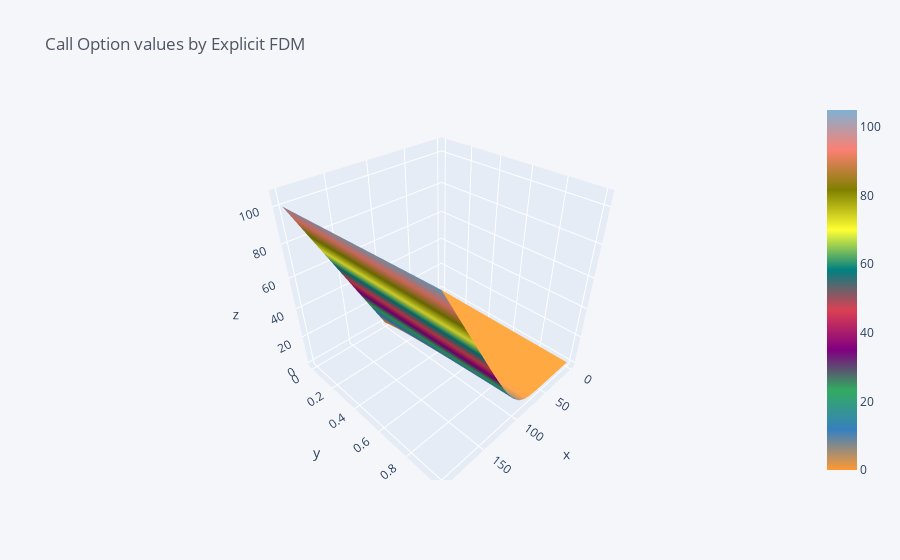

The notebook cell saved with this chart:
### Markdown cell above
<h4 id="Visualize-the-payoff">Visualize the payoff<a class="anchor-link" href="#Visualize-the-payoff">¶</a></h4>

### Code cell
grid.iplot(kind = 'surface', title='Call Option values by Explicit FDM')

### Figure 1 — Plotly figure (JSON) as saved in the notebook; plotly's stock layout.template omitted (floating-point values rounded to 4 significant figures; data arrays with more than 128 entries replaced by an {"elided": "..."} marker saying what was removed)
{"data": [{"colorscale": [[0, "rgb(255, 153, 51)"], [0.1111, "rgb(55, 128, 191)"], [0.2222, "rgb(50, 171, 96)"], [0.3333, "rgb(128, 0, 128)"], [0.4444, "rgb(219, 64, 82)"], [0.5556, "rgb(0, 128, 128)"], [0.6667, "rgb(255, 255, 51)"], [0.7778, "rgb(128, 128, 0)"], [0.8889, "rgb(251, 128, 114)"], [1, "rgb(128, 177, 211)"]], "type": "surface", "x": [0, 10, 20, 30, 40, 50, 60, 70, 80, 90, 100, 110, 120, 130, 140, 150, 160, 170, 180, 190, 200], "y": [0, 0.05556, 0.1111, 0.1667, 0.2222, 0.2778, 0.3333, 0.3889, 0.4444, 0.5, 0.5556, 0.6111, 0.6667, 0.7222, 0.7778, 0.8333, 0.8889, 0.9444, 1.0], "z": {"elided": "19x21 float values"}}], "layout": {"legend": {"bgcolor": "#F5F6F9", "font": {"color": "#4D5663"}}, "paper_bgcolor": "#F5F6F9", "plot_bgcolor": "#F5F6F9", "title": {"font": {"color": "#4D5663"}, "text": "Call Option values by Explicit FDM"}, "xaxis": {"gridcolor": "#E1E5ED", "showgrid": true, "tickfont": {"color": "#4D5663"}, "title": {"font": {"color": "#4D5663"}, "text": ""}, "zerolinecolor": "#E1E5ED"}, "yaxis": {"gridcolor": "#E1E5ED", "showgrid": true, "tickfont": {"color": "#4D5663"}, "title": {"font": {"color": "#4D5663"}, "text": ""}, "zerolinecolor": "#E1E5ED"}}}
